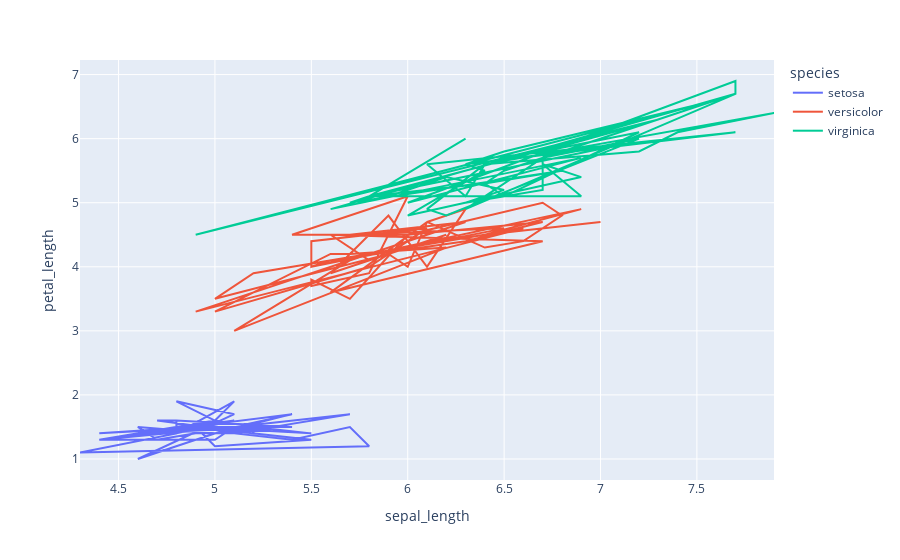

The notebook cell this image was saved under:
### Code cell
px.line(iris,x='sepal_length', y = 'petal_length', color='species')

### Figure 1 — Plotly figure (JSON) as saved in the notebook; plotly's stock layout.template omitted (floating-point values rounded to 4 significant figures)
{"data": [{"hovertemplate": "species=setosa<br>sepal_length=%{x}<br>petal_length=%{y}<extra></extra>", "legendgroup": "setosa", "line": {"color": "#636efa", "dash": "solid"}, "marker": {"symbol": "circle"}, "mode": "lines", "name": "setosa", "orientation": "v", "showlegend": true, "type": "scatter", "x": [5.1, 4.9, 4.7, 4.6, 5, 5.4, 4.6, 5, 4.4, 4.9, 5.4, 4.8, 4.8, 4.3, 5.8, 5.7, 5.4, 5.1, 5.7, 5.1, 5.4, 5.1, 4.6, 5.1, 4.8, 5, 5, 5.2, 5.2, 4.7, 4.8, 5.4, 5.2, 5.5, 4.9, 5, 5.5, 4.9, 4.4, 5.1, 5, 4.5, 4.4, 5, 5.1, 4.8, 5.1, 4.6, 5.3, 5], "xaxis": "x", "y": [1.4, 1.4, 1.3, 1.5, 1.4, 1.7, 1.4, 1.5, 1.4, 1.5, 1.5, 1.6, 1.4, 1.1, 1.2, 1.5, 1.3, 1.4, 1.7, 1.5, 1.7, 1.5, 1, 1.7, 1.9, 1.6, 1.6, 1.5, 1.4, 1.6, 1.6, 1.5, 1.5, 1.4, 1.5, 1.2, 1.3, 1.5, 1.3, 1.5, 1.3, 1.3, 1.3, 1.6, 1.9, 1.4, 1.6, 1.4, 1.5, 1.4], "yaxis": "y"}, {"hovertemplate": "species=versicolor<br>sepal_length=%{x}<br>petal_length=%{y}<extra></extra>", "legendgroup": "versicolor", "line": {"color": "#EF553B", "dash": "solid"}, "marker": {"symbol": "circle"}, "mode": "lines", "name": "versicolor", "orientation": "v", "showlegend": true, "type": "scatter", "x": [7, 6.4, 6.9, 5.5, 6.5, 5.7, 6.3, 4.9, 6.6, 5.2, 5, 5.9, 6, 6.1, 5.6, 6.7, 5.6, 5.8, 6.2, 5.6, 5.9, 6.1, 6.3, 6.1, 6.4, 6.6, 6.8, 6.7, 6, 5.7, 5.5, 5.5, 5.8, 6, 5.4, 6, 6.7, 6.3, 5.6, 5.5, 5.5, 6.1, 5.8, 5, 5.6, 5.7, 5.7, 6.2, 5.1, 5.7], "xaxis": "x", "y": [4.7, 4.5, 4.9, 4, 4.6, 4.5, 4.7, 3.3, 4.6, 3.9, 3.5, 4.2, 4, 4.7, 3.6, 4.4, 4.5, 4.1, 4.5, 3.9, 4.8, 4, 4.9, 4.7, 4.3, 4.4, 4.8, 5, 4.5, 3.5, 3.8, 3.7, 3.9, 5.1, 4.5, 4.5, 4.7, 4.4, 4.1, 4, 4.4, 4.6, 4, 3.3, 4.2, 4.2, 4.2, 4.3, 3, 4.1], "yaxis": "y"}, {"hovertemplate": "species=virginica<br>sepal_length=%{x}<br>petal_length=%{y}<extra></extra>", "legendgroup": "virginica", "line": {"color": "#00cc96", "dash": "solid"}, "marker": {"symbol": "circle"}, "mode": "lines", "name": "virginica", "orientation": "v", "showlegend": true, "type": "scatter", "x": [6.3, 5.8, 7.1, 6.3, 6.5, 7.6, 4.9, 7.3, 6.7, 7.2, 6.5, 6.4, 6.8, 5.7, 5.8, 6.4, 6.5, 7.7, 7.7, 6, 6.9, 5.6, 7.7, 6.3, 6.7, 7.2, 6.2, 6.1, 6.4, 7.2, 7.4, 7.9, 6.4, 6.3, 6.1, 7.7, 6.3, 6.4, 6, 6.9, 6.7, 6.9, 5.8, 6.8, 6.7, 6.7, 6.3, 6.5, 6.2, 5.9], "xaxis": "x", "y": [6, 5.1, 5.9, 5.6, 5.8, 6.6, 4.5, 6.3, 5.8, 6.1, 5.1, 5.3, 5.5, 5, 5.1, 5.3, 5.5, 6.7, 6.9, 5, 5.7, 4.9, 6.7, 4.9, 5.7, 6, 4.8, 4.9, 5.6, 5.8, 6.1, 6.4, 5.6, 5.1, 5.6, 6.1, 5.6, 5.5, 4.8, 5.4, 5.6, 5.1, 5.1, 5.9, 5.7, 5.2, 5, 5.2, 5.4, 5.1], "yaxis": "y"}], "layout": {"legend": {"title": {"text": "species"}, "tracegroupgap": 0}, "margin": {"t": 60}, "xaxis": {"anchor": "y", "domain": [0, 1], "title": {"text": "sepal_length"}}, "yaxis": {"anchor": "x", "domain": [0, 1], "title": {"text": "petal_length"}}}}
